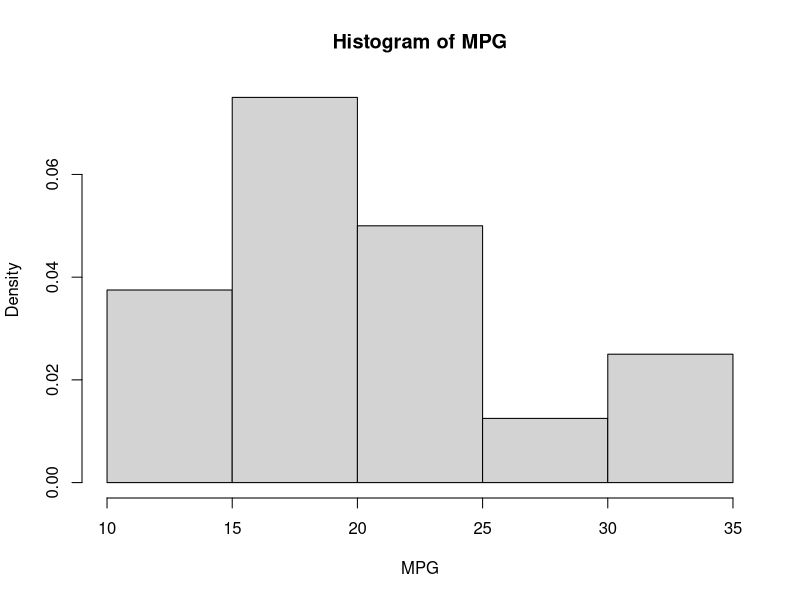
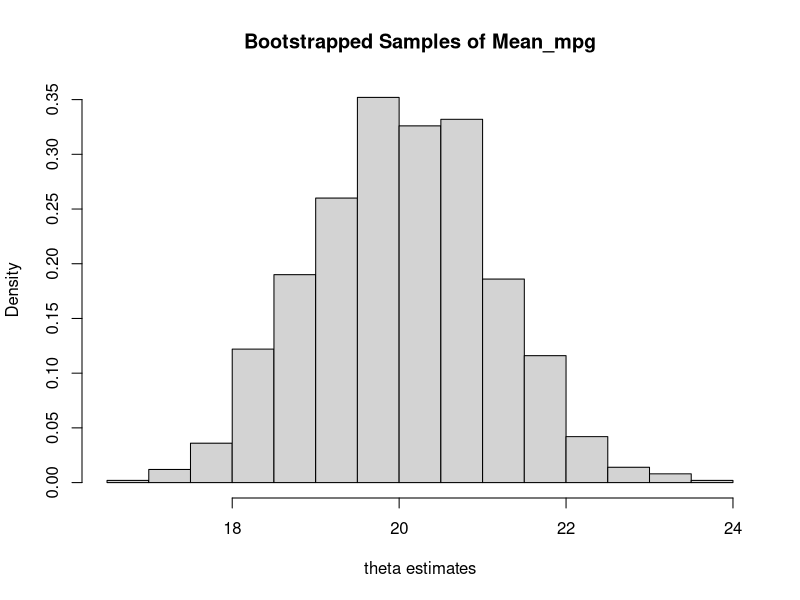
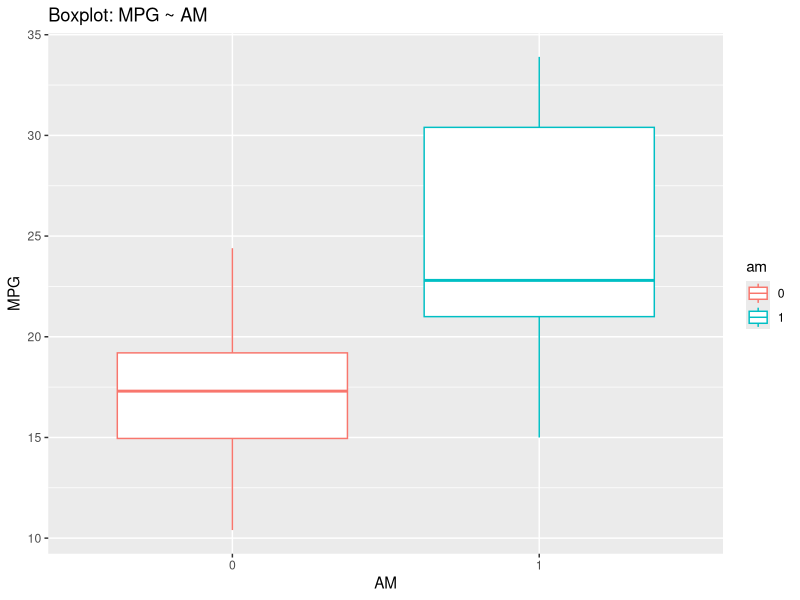
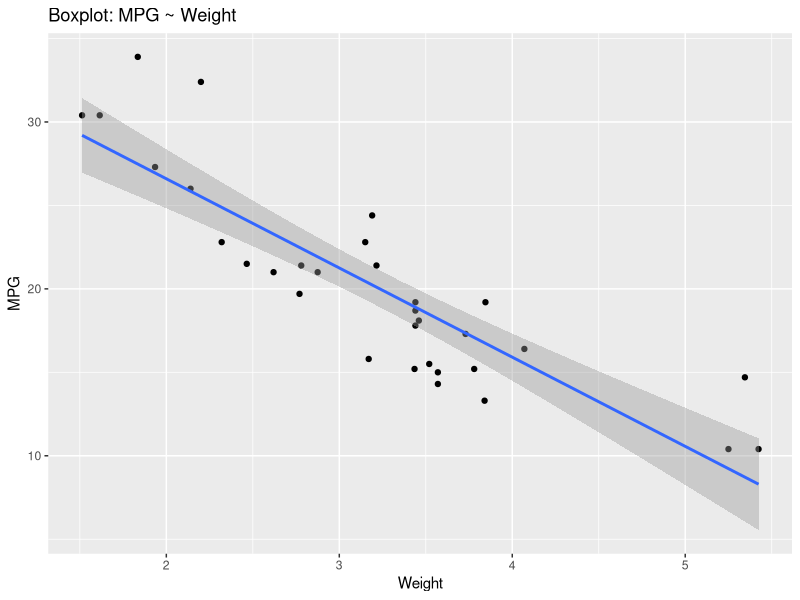
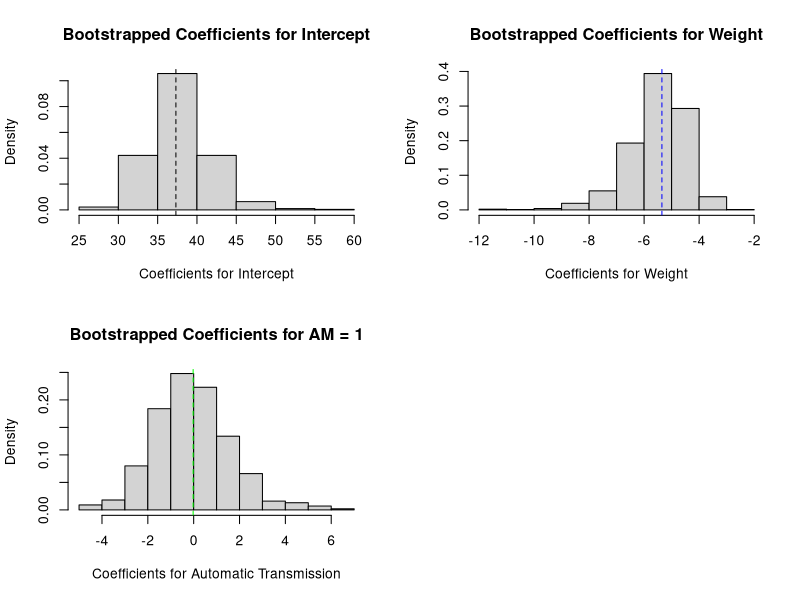

Reproduce these figures in R, in order.
## ---- chunk 1
data("mtcars")
mpg = mtcars$mpg
n = length(mpg)
print(mean(mpg))
hist(x = mpg, probability = TRUE, xlab = "MPG", main = "Histogram of MPG")
## ---- chunk 2
B = 1000 ## number of bootstraps
results = numeric(B) ## vector to hold results
for(b in 1:B){
  i = sample(x = 1:n, size = n, replace = TRUE) ## sample indices
  bootSample = mpg[i] ## get data
  thetaHat = mean(bootSample) ## calculate the mean for bootstrap sample
  results[b] = thetaHat ## store results
}

hist(x = results, probability = TRUE, 
     main = "Bootstrapped Samples of Mean_mpg",
     xlab = "theta estimates")


## ---- chunk 3
library(ggplot2, quietly = TRUE) ## for graphics
mtcars$am <- as.factor(mtcars$am) ## Transmission (0 = automatic, 1 = manual
fit = lm(formula = mpg ~ wt + am, data = mtcars)
data.frame(coefficients = coefficients(fit), CI = confint(fit), check.names = FALSE)
## ---- chunk 4
qplot(x = as.factor(am), y = mpg, data = mtcars, geom = "boxplot",
      main = "Boxplot: MPG ~ AM", ylab = "MPG", xlab = "AM",
      colour = am)
## ---- chunk 5
qplot(x = wt, y = mpg, data = mtcars, geom = c("point", "smooth"),
      main = "Boxplot: MPG ~ Weight", ylab = "MPG", xlab = "Weight",
      method = "lm", formula = y~x)

## ---- chunk 6

## save coefficients
beta_int = coefficients(fit)[1]
beta_wt = coefficients(fit)[2]
beta_am = coefficients(fit)[3]

n = dim(mtcars)[1] ## number of obs in data
B = 1000 ## number of bootstrap samples

results = matrix(data = NA, nrow = B, ncol = 3, 
                 dimnames = list(NULL, c("Intercept", "wt", "am")))

## begin bootstrap for-loop
for(b in 1:B){
  i = sample(x = 1:n, size = n, replace = TRUE) ## sample indices
  temp = mtcars[i,] ## temp data set
  temp_model =  lm(formula = mpg ~ wt + am, data = temp) ## train model
  coeff = matrix(data = coefficients(temp_model), ncol = 3) ## get coefficients
  results[b,] = coeff ## save coefficients in matrix
}

## ---- chunk 7

results <- data.frame(results, check.names = FALSE)

summary(results) ## take a look at the samples

boot_int = results[,"Intercept"]
boot_wt = results[,"wt"]
boot_am = results[,"am"]

## ---- chunk 8
par(mfrow = c(2,2))
hist(boot_int, main = "Bootstrapped Coefficients for Intercept",
     xlab = "Coefficients for Intercept", probability = TRUE)
abline(v = coefficients(fit)[1], col = "black", lty=2)


hist(boot_wt, main = "Bootstrapped Coefficients for Weight",
     xlab = "Coefficients for Weight", probability = TRUE)
abline(v = coefficients(fit)[2], col = "blue", lty=2)


hist(boot_am, main = "Bootstrapped Coefficients for AM = 1",
     xlab = "Coefficients for Automatic Transmission", probability = TRUE)
abline(v = coefficients(fit)[3], col = "green", lty=2)



## ---- chunk 9
bias_int = mean(boot_int - beta_int)
print(bias_int)

bias_wt = mean(boot_wt - beta_wt)
print(bias_wt)

bias_am = mean(boot_am - beta_am)
print(bias_am)
## ---- chunk 10
## incorportate our bias into the coefficients
## we now have bias corrected coefficients

intercept = beta_int - bias_int
print(intercept)

wt = beta_wt - bias_wt
print(wt)

am = beta_am - bias_am
print(am)



